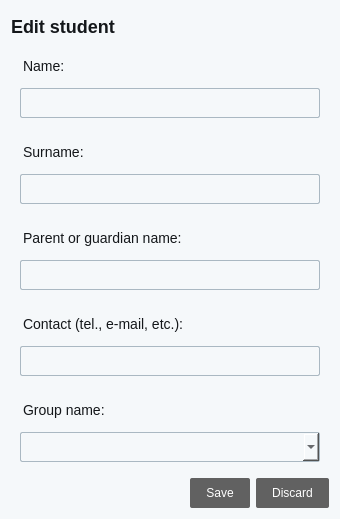
<?xml version="1.0" encoding="UTF-8"?>
<ui version="4.0">
 <class>EditStudentForm</class>
 <widget class="QDialog" name="EditStudentForm">
  <property name="geometry">
   <rect>
    <x>0</x>
    <y>0</y>
    <width>340</width>
    <height>519</height>
   </rect>
  </property>
  <property name="minimumSize">
   <size>
    <width>340</width>
    <height>519</height>
   </size>
  </property>
  <property name="maximumSize">
   <size>
    <width>340</width>
    <height>519</height>
   </size>
  </property>
  <property name="windowTitle">
   <string>Dialog</string>
  </property>
  <property name="styleSheet">
   <string notr="true">background: #F5F8FA;
color: #14171A;
font-family:&quot;Segoe UI&quot;,Roboto,&quot;Helvetica Neue&quot;,Arial,&quot;Noto Sans&quot;,sans-serif,&quot;Apple Color Emoji&quot;,&quot;Segoe UI Emoji&quot;,&quot;Segoe UI Symbol&quot;,&quot;Noto Color Emoji&quot;</string>
  </property>
  <layout class="QVBoxLayout" name="verticalLayout">
   <item>
    <widget class="QLabel" name="headerTitle">
     <property name="minimumSize">
      <size>
       <width>0</width>
       <height>30</height>
      </size>
     </property>
     <property name="maximumSize">
      <size>
       <width>16777215</width>
       <height>50</height>
      </size>
     </property>
     <property name="styleSheet">
      <string notr="true">font-size: 18px;
font-weight:500;
</string>
     </property>
     <property name="text">
      <string>Edit student</string>
     </property>
    </widget>
   </item>
   <item>
    <widget class="QWidget" name="nameWidget" native="true">
     <property name="minimumSize">
      <size>
       <width>0</width>
       <height>80</height>
      </size>
     </property>
     <layout class="QVBoxLayout" name="verticalLayout_2">
      <item>
       <widget class="QLabel" name="nameLabel">
        <property name="styleSheet">
         <string notr="true">padding-bottom: 6px;
font-size:14px;</string>
        </property>
        <property name="text">
         <string>Name:</string>
        </property>
       </widget>
      </item>
      <item>
       <widget class="QLineEdit" name="nameInput">
        <property name="styleSheet">
         <string notr="true">QLineEdit{
	padding: 6px 4px;
	border: 1px solid #aab8c2;
	border-radius: 2px;
}
QLineEdit:hover, QLineEdit:focus{
	border: 1px solid #14171a;
}</string>
        </property>
       </widget>
      </item>
     </layout>
    </widget>
   </item>
   <item>
    <widget class="QWidget" name="surnameWidget" native="true">
     <property name="minimumSize">
      <size>
       <width>0</width>
       <height>80</height>
      </size>
     </property>
     <layout class="QVBoxLayout" name="verticalLayout_3">
      <item>
       <widget class="QLabel" name="surnameLabel">
        <property name="styleSheet">
         <string notr="true">padding-bottom: 6px;
font-size:14px;</string>
        </property>
        <property name="text">
         <string>Surname:</string>
        </property>
       </widget>
      </item>
      <item>
       <widget class="QLineEdit" name="surnameInput">
        <property name="styleSheet">
         <string notr="true">QLineEdit{
	padding: 6px 4px;
	border: 1px solid #aab8c2;
	border-radius: 2px;
}
QLineEdit:hover, QLineEdit:focus{
	border: 1px solid #14171a;
}</string>
        </property>
       </widget>
      </item>
     </layout>
    </widget>
   </item>
   <item>
    <widget class="QWidget" name="parentWidget" native="true">
     <property name="minimumSize">
      <size>
       <width>0</width>
       <height>80</height>
      </size>
     </property>
     <layout class="QVBoxLayout" name="verticalLayout_4">
      <item>
       <widget class="QLabel" name="parentLabel">
        <property name="styleSheet">
         <string notr="true">padding-bottom: 6px;
font-size:14px;</string>
        </property>
        <property name="text">
         <string>Parent or guardian name:</string>
        </property>
       </widget>
      </item>
      <item>
       <widget class="QLineEdit" name="parentInput">
        <property name="styleSheet">
         <string notr="true">QLineEdit{
	padding: 6px 4px;
	border: 1px solid #aab8c2;
	border-radius: 2px;
}
QLineEdit:hover, QLineEdit:focus{
	border: 1px solid #14171a;
}</string>
        </property>
       </widget>
      </item>
     </layout>
    </widget>
   </item>
   <item>
    <widget class="QWidget" name="contactWidget" native="true">
     <property name="minimumSize">
      <size>
       <width>0</width>
       <height>80</height>
      </size>
     </property>
     <layout class="QVBoxLayout" name="verticalLayout_5">
      <item>
       <widget class="QLabel" name="contactLabel">
        <property name="styleSheet">
         <string notr="true">padding-bottom: 6px;
font-size:14px;</string>
        </property>
        <property name="text">
         <string>Contact (tel., e-mail, etc.):</string>
        </property>
       </widget>
      </item>
      <item>
       <widget class="QLineEdit" name="contactInput">
        <property name="styleSheet">
         <string notr="true">QLineEdit{
	padding: 6px 4px;
	border: 1px solid #aab8c2;
	border-radius: 2px;
}
QLineEdit:hover, QLineEdit:focus{
	border: 1px solid #14171a;
}</string>
        </property>
       </widget>
      </item>
     </layout>
    </widget>
   </item>
   <item>
    <widget class="QWidget" name="groupWidget" native="true">
     <property name="minimumSize">
      <size>
       <width>0</width>
       <height>80</height>
      </size>
     </property>
     <layout class="QVBoxLayout" name="verticalLayout_6">
      <item>
       <widget class="QLabel" name="groupLabel">
        <property name="styleSheet">
         <string notr="true">padding-bottom: 6px;
font-size:14px;</string>
        </property>
        <property name="text">
         <string>Group name:</string>
        </property>
       </widget>
      </item>
      <item>
       <widget class="QComboBox" name="groupCombo">
        <property name="styleSheet">
         <string notr="true">QComboBox{
	padding: 6px 4px;
	border: 1px solid #aab8c2;
	border-radius: 2px;
}
QComboBox:hover, QComboBox:focus{
	border: 1px solid #14171a;
}</string>
        </property>
       </widget>
      </item>
     </layout>
    </widget>
   </item>
   <item>
    <spacer name="verticalSpacer">
     <property name="orientation">
      <enum>Qt::Vertical</enum>
     </property>
     <property name="sizeHint" stdset="0">
      <size>
       <width>20</width>
       <height>40</height>
      </size>
     </property>
    </spacer>
   </item>
   <item>
    <widget class="QDialogButtonBox" name="buttonBox">
     <property name="styleSheet">
      <string notr="true">QPushButton {
background: #616161;
border-radius: 2px;
color: #fff;
padding: 8px 16px;
}</string>
     </property>
     <property name="orientation">
      <enum>Qt::Horizontal</enum>
     </property>
     <property name="standardButtons">
      <set>QDialogButtonBox::Discard|QDialogButtonBox::Save</set>
     </property>
    </widget>
   </item>
  </layout>
 </widget>
 <resources/>
 <connections/>
</ui>
